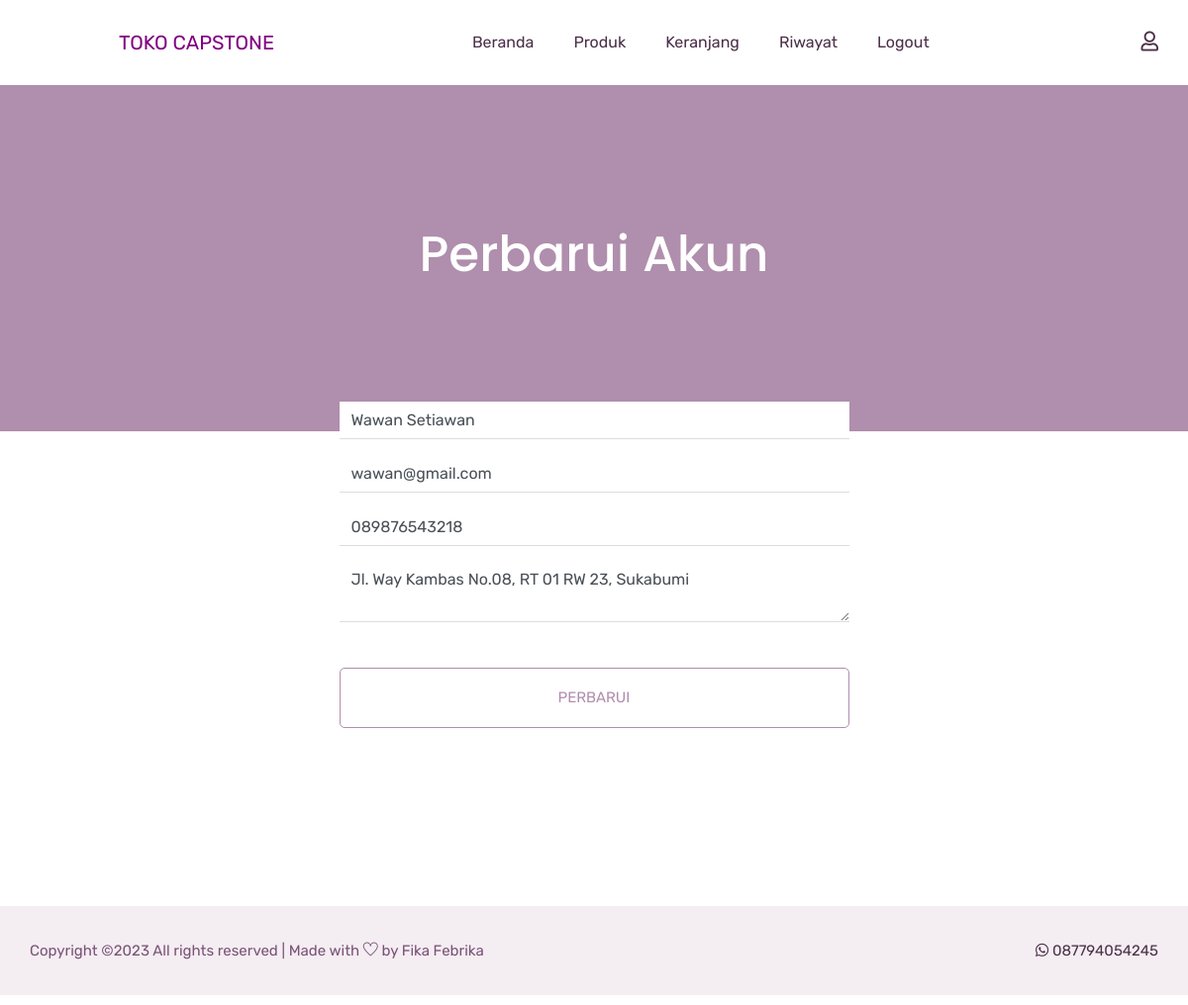
Page /tokocapstone.rf.gd/update.php (signed in) on the committed database.
### tables this page shows
CREATE TABLE `pelanggan` (
  `id_pelanggan` int(11) NOT NULL,
  `email_pelanggan` varchar(30) NOT NULL,
  `password_pelanggan` varchar(255) NOT NULL,
  `nama_pelanggan` varchar(30) NOT NULL,
  `telepon_pelanggan` varchar(30) NOT NULL,
  `alamat_pelanggan` text NOT NULL
);

### tokocapstone.rf.gd/update.php (the view, shortened to what this page needs)
<?php
include 'koneksi.php';
$id_pelanggan = $_COOKIE['id_pelanggan'];
$ambil = $dbh->query("SELECT * FROM pelanggan WHERE id_pelanggan='$id_pelanggan'");
$akun = $ambil->fetch(PDO::FETCH_ASSOC);
?>
<!doctype html>
<html lang="zxx">
<head>
    <link rel="stylesheet" href="css/bootstrap.min.css">
    <link rel="stylesheet" href="css/animate.css">
    <link rel="stylesheet" href="css/owl.carousel.min.css">
    <link rel="stylesheet" href="css/all.css">
    <link rel="stylesheet" href="css/flaticon.css">
    <link rel="stylesheet" href="css/themify-icons.css">
    <link rel="stylesheet" href="css/magnific-popup.css">
    <link rel="stylesheet" href="css/slick.css">
    <link rel="stylesheet" href="css/style.css">
</head>
<body>
    <?php include 'header.php'; ?>
    <section class="breadcrumb_part">
        <div class="container">
            <div class="row">
                <div class="col-lg-12">
                    <div class="breadcrumb_iner">
                        <h2>perbarui akun</h2>
                    </div>
                </div>
            </div>
        </div>
    </section>
    <section class="login_part" style="height: 500px; margin-top: -50px;">
        <div class="container">
            <div class="row align-items-center">
                <div class="col-lg-6 col-md-6">
                    <div class="login_part_form">
                        <div class="login_part_form_iner">
                            <form class="row contact_form" action="update.php" method="post">
                                <div class="col-md-12 form-group p_star">
                                    <input type="text" class="form-control" id="name" name="nama" title="Nama Lengkap" placeholder="Nama Lengkap" required="" autocomplete="off" value="<?php echo $akun["nama_pelanggan"]; ?>">
                                </div>
                                <div class="col-md-12 form-group p_star">
                                    <input type="email" class="form-control" id="name" name="email" title="Email" placeholder="Email" required="" autocomplete="off" value="<?php echo $akun["email_pelanggan"]; ?>">
                                </div>
                                <div class="col-md-12 form-group p_star">
                                    <input type="text" class="form-control" id="telepon" name="telepon" title="Telp/HP" placeholder="Telp/HP" required="" autocomplete="off" value="<?php echo $akun["telepon_pelanggan"]; ?>">
                                </div>
                                <div class="col-md-12 form-group p_star">
                                    <textarea class="form-control" name="alamat" title="Alamat Lengkap" required="" placeholder="Alamat Lengkap" autocomplete="off"><?php echo $akun["alamat_pelanggan"]; ?></textarea>
                                </div>
                                <div class="col-md-12 form-group">
                                    <button type="submit" name="update" class="btn_3">perbarui</button>
                                </div>
                            </form>
                        </div>
                    </div>
                </div>
            </div>
        </div>
    </section>
    <?php include 'footer.php'; ?>
</body>
</html>

### rows in the picture
pelanggan: nama "Wawan Setiawan", email "wawan@gmail.com", telepon "089876543218", alamat "Jl. Way Kambas No.08, RT 01 RW 23, Sukabumi"
